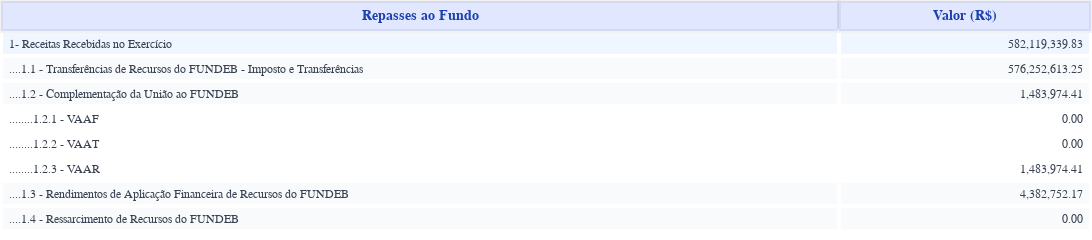

Notebook source saved alongside this figure:
### Code cell
ingressos_df = pd.DataFrame(
    {'Repasses ao Fundo': [
        '1- Receitas Recebidas no Exercício',
        '....1.1 - Transferências de Recursos do FUNDEB - Imposto e Transferências',
        '....1.2 - Complementação da União ao FUNDEB',
        '........1.2.1 - VAAF',
        '........1.2.2 - VAAT',
        '........1.2.3 - VAAR',
        '....1.3 - Rendimentos de Aplicação Financeira de Recursos do FUNDEB',
        '....1.4 - Ressarcimento de Recursos do FUNDEB'
    ],
    'Valor (R$)': [
        receitas_siope,
        receitas_impostos_siope,
        receitas_complemen_siope,
        receitas_complemen_vaaf_siope,
        receitas_complemen_vaat_siope,
        receitas_complemen_vaar_siope,
        rendimentos_siope,
        ressarcimentos_siope
    ]
    }
)

table_ingressos_df = table_chart(
    ingressos_df,
    cell_fill_color=['#EFF6FF','#F9FAFB','#F9FAFB','white','white','white','#F9FAFB','#F9FAFB'],
    columnwidth=[10,3],
    cellheight=25,
    width=1200, 
    height=240)
table_ingressos_df.show()
# table_ingressos_df.write_image('../2025/Dados_processados/imgs/financeiro/tabelas/entradas_financeiras_siope.png', width=1200, height=240)

### Figure 1 — Plotly figure (JSON) as saved in the notebook; plotly's stock layout.template omitted (floating-point values rounded to 4 significant figures)
{"data": [{"cells": {"align": ["left", "right"], "fill": {"color": [["#EFF6FF", "#F9FAFB", "#F9FAFB", "white", "white", "white", "#F9FAFB", "#F9FAFB"]]}, "font": {"color": "#374151", "family": "Segoe UI, Arial", "size": 12}, "format": [null, ",.2f"], "height": 25, "line": {"color": "white", "width": 4}, "values": [["1- Receitas Recebidas no Exercício", "....1.1 - Transferências de Recursos do FUNDEB - Imposto e Transferências", "....1.2 - Complementação da União ao FUNDEB", "........1.2.1 - VAAF", "........1.2.2 - VAAT", "........1.2.3 - VAAR", "....1.3 - Rendimentos de Aplicação Financeira de Recursos do FUNDEB", "....1.4 - Ressarcimento de Recursos do FUNDEB"], [582100000.0, 576300000.0, 1484000.0, 0, 0, 1484000.0, 4383000.0, 0]]}, "columnwidth": [10, 3], "header": {"align": "center", "fill": {"color": "rgba(224, 231, 255, 1)"}, "font": {"color": "rgba(30, 64, 175, 1)", "family": "Segoe UI, Arial", "size": 14}, "height": 25, "line": {"color": "rgba(0,0,0,0.05)", "width": 4}, "values": ["<b>Repasses ao Fundo</b>", "<b>Valor (R$)</b>"]}, "type": "table"}], "layout": {"height": 240, "margin": {"b": 1, "l": 1, "r": 1, "t": 1}, "paper_bgcolor": "white", "plot_bgcolor": "white", "width": 1200}}
